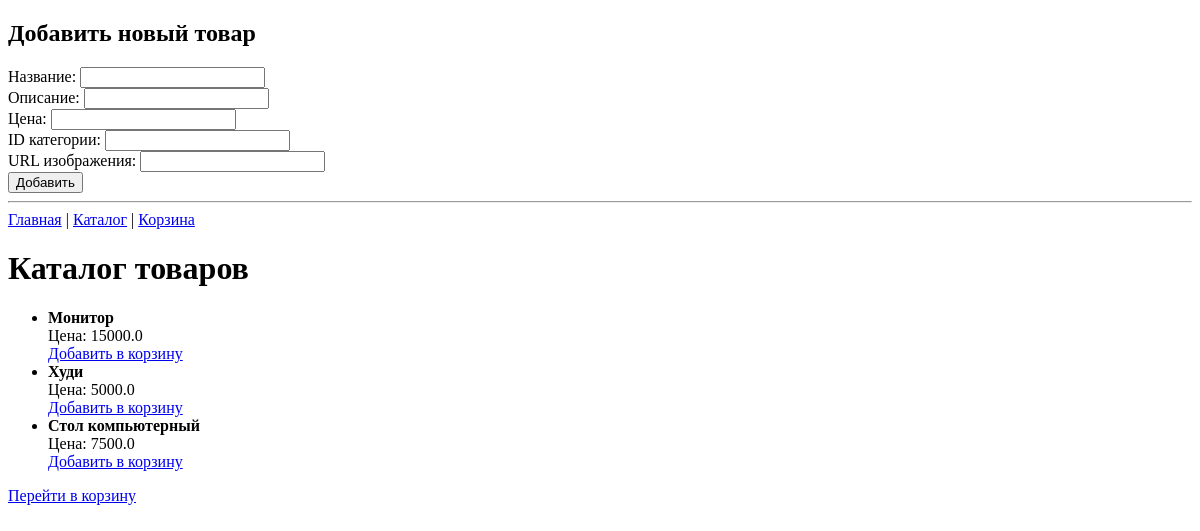
The page /catalog on the database as committed earlier.
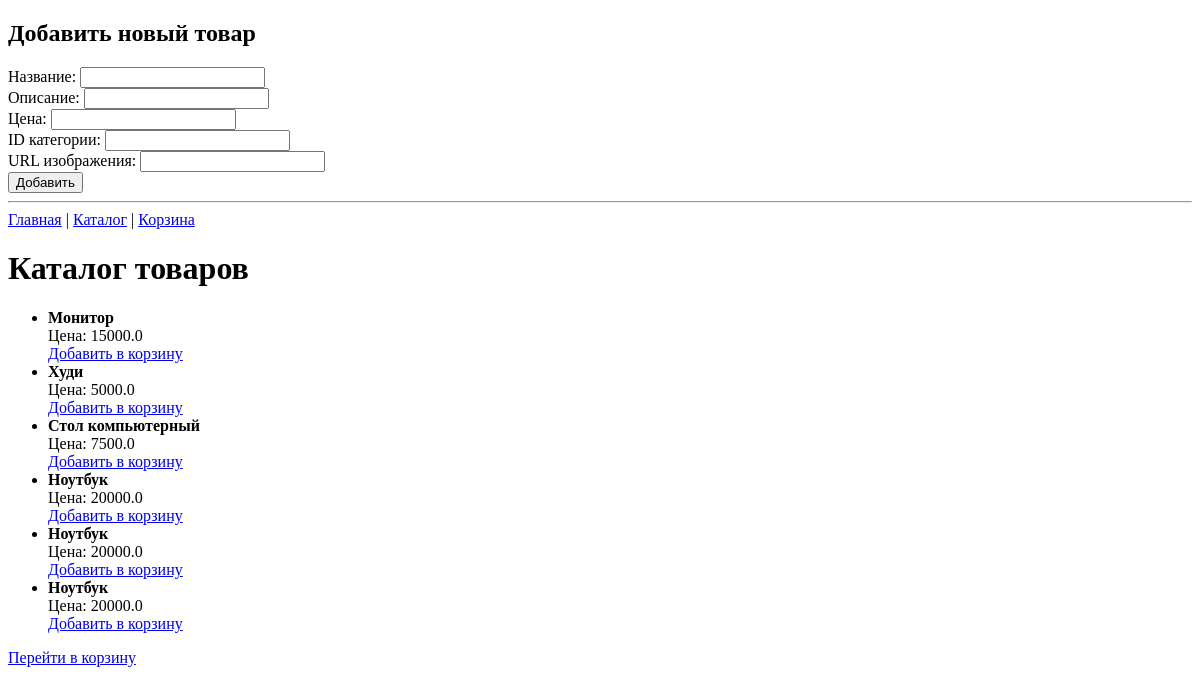
The same page on the database as committed later.
### app/models.py (models this page shows)
class Product(Base):
    __tablename__ = "products"
    id = Column(Integer, primary_key=True, index=True)
    name = Column(String)
    description = Column(String, nullable=True)
    price = Column(Float)
    category_id = Column(Integer, ForeignKey("categories.id"))
    image_url = Column(String, nullable=True)

### app/routes/frontend.py (the view)
@router.get("/catalog", response_class=HTMLResponse)
async def read_catalog(request: Request, db: Session = Depends(database.get_db)):
    db_products = db.query(models.Product).all()
    return templates.TemplateResponse("catalog.html", {"request": request, "products": db_products})

### app/templates/catalog.html (shortened to what this page needs)
<!DOCTYPE html>
<html lang="en">
<head>
</head>
<body>
    <h2>Добавить новый товар</h2>
    <form action="/catalog" method="post">
        <label>Название: <input type="text" name="name" required></label><br>
        <label>Описание: <input type="text" name="description"></label><br>
        <label>Цена: <input type="number" step="0.01" name="price" required></label><br>
        <label>ID категории: <input type="number" name="category_id" required></label><br>
        <label>URL изображения: <input type="url" name="image_url" required></label><br>
        <button type="submit">Добавить</button>
    </form>
    <hr>
        <a href="/">Главная</a> |
        <a href="/catalog">Каталог</a> |
        <a href="/cart">Корзина</a>
    <h1>Каталог товаров</h1>
    <ul>
        {% for product in products %}
        <li>
            <strong>{{ product.name }}</strong><br>
            Цена: {{ product.price }}<br>
            <a href="#" onclick="addToCart('{{ product.id }}')">Добавить в корзину</a>
        </li>
        {% endfor %}
    </ul>
    <div id="cart-info">
        <a href="/cart">Перейти в корзину</a>
    </div>
</body>
</html>

Rows that differ between the two databases and show on the page:
added Product: name "Ноутбук", price "20000.0"
added Product: name "Ноутбук", price "20000.0"
added Product: name "Ноутбук", price "20000.0"
